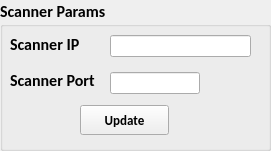
      <widget class="QGroupBox" name="scanGroup">
       <property name="geometry">
        <rect>
         <x>990</x>
         <y>90</y>
         <width>271</width>
         <height>151</height>
        </rect>
       </property>
       <property name="font">
        <font>
         <family>Calibri</family>
         <pointsize>12</pointsize>
         <weight>75</weight>
         <bold>true</bold>
         <strikeout>false</strikeout>
        </font>
       </property>
       <property name="title">
        <string>Scanner Params</string>
       </property>
       <widget class="QLabel" name="label_51">
        <property name="geometry">
         <rect>
          <x>10</x>
          <y>34</y>
          <width>110</width>
          <height>20</height>
         </rect>
        </property>
        <property name="font">
         <font>
          <family>Calibri</family>
          <pointsize>12</pointsize>
          <weight>75</weight>
          <bold>true</bold>
          <strikeout>false</strikeout>
         </font>
        </property>
        <property name="text">
         <string>Scanner IP</string>
        </property>
       </widget>
       <widget class="QPushButton" name="scanConEdit">
        <property name="geometry">
         <rect>
          <x>80</x>
          <y>105</y>
          <width>89</width>
          <height>30</height>
         </rect>
        </property>
        <property name="font">
         <font>
          <family>Calibri</family>
          <pointsize>10</pointsize>
          <weight>75</weight>
          <bold>true</bold>
          <strikeout>false</strikeout>
         </font>
        </property>
        <property name="text">
         <string>Update</string>
        </property>
       </widget>
       <widget class="QLabel" name="label_52">
        <property name="geometry">
         <rect>
          <x>10</x>
          <y>70</y>
          <width>110</width>
          <height>20</height>
         </rect>
        </property>
        <property name="font">
         <font>
          <family>Calibri</family>
          <pointsize>12</pointsize>
          <weight>75</weight>
          <bold>true</bold>
          <strikeout>false</strikeout>
         </font>
        </property>
        <property name="text">
         <string>Scanner Port</string>
        </property>
       </widget>
       <widget class="QLineEdit" name="scan_ip">
        <property name="geometry">
         <rect>
          <x>110</x>
          <y>35</y>
          <width>141</width>
          <height>22</height>
         </rect>
        </property>
        <property name="font">
         <font>
          <family>Arial</family>
          <pointsize>10</pointsize>
          <weight>75</weight>
          <bold>true</bold>
          <strikeout>false</strikeout>
         </font>
        </property>
        <property name="text">
         <string/>
        </property>
        <property name="alignment">
         <set>Qt::AlignCenter</set>
        </property>
       </widget>
       <widget class="QLineEdit" name="scan_port">
        <property name="geometry">
         <rect>
          <x>110</x>
          <y>72</y>
          <width>90</width>
          <height>22</height>
         </rect>
        </property>
        <property name="font">
         <font>
          <family>Arial</family>
          <pointsize>10</pointsize>
          <weight>75</weight>
          <bold>true</bold>
          <strikeout>false</strikeout>
         </font>
        </property>
        <property name="text">
         <string/>
        </property>
        <property name="alignment">
         <set>Qt::AlignCenter</set>
        </property>
       </widget>
       <widget class="QLabel" name="label_29">
        <property name="geometry">
         <rect>
          <x>200</x>
          <y>81</y>
          <width>60</width>
          <height>60</height>
         </rect>
        </property>
        <property name="text">
         <string/>
        </property>
        <property name="pixmap">
         <pixmap>:/src/scn.png</pixmap>
        </property>
        <property name="scaledContents">
         <bool>true</bool>
        </property>
       </widget>
      </widget>
